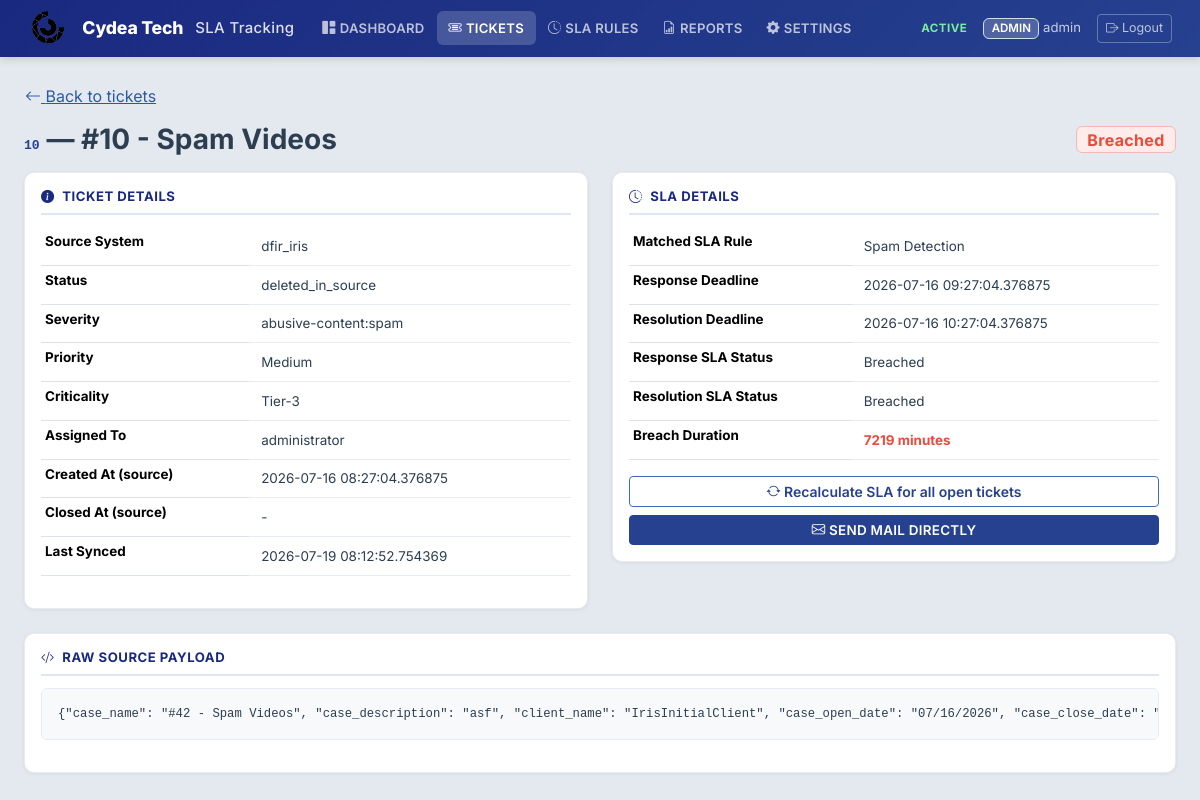
Screenshot of /tickets/10 (signed in) with the database file from the repository.
### models/user.py (models this page shows, shortened)
class User(UserMixin, db.Model):
    __tablename__ = "users"
    id = db.Column(db.Integer, primary_key=True)
    username = db.Column(db.String(80), unique=True, nullable=False, index=True)
    email = db.Column(db.String(255), unique=True, nullable=True)
    password_hash = db.Column(db.String(255), nullable=False)
    role = db.Column(db.String(20), nullable=False, default=ROLE_VIEWER)
    is_active_user = db.Column(db.Boolean, default=True, nullable=False)
    created_at = db.Column(db.DateTime, default=lambda: datetime.now(timezone.utc))
    reports_generated = db.relationship("Report", backref="generated_by_user", lazy="dynamic")
    def has_permission(self, permission):
        return permission in ROLE_PERMISSIONS.get(self.role, set())
    @property
    def is_active(self):
        return self.is_active_user

### models/ticket.py (models this page shows, shortened)
class Ticket(db.Model):
    __tablename__ = "tickets"
    id = db.Column(db.Integer, primary_key=True)
    client_id = db.Column(
        db.Integer, db.ForeignKey("clients.id"), nullable=True, index=True
    )
    external_id = db.Column(db.String(100), nullable=False, index=True)
    source_system = db.Column(db.String(50), nullable=False, default="dfir_iris", index=True)
    title = db.Column(db.String(500), nullable=True)
    status = db.Column(db.String(100), nullable=True, index=True)
    severity = db.Column(db.String(100), nullable=True, index=True)
    priority = db.Column(db.String(100), nullable=True, index=True)
    criticality = db.Column(db.String(100), nullable=True, index=True)
    assigned_to = db.Column(db.String(200), nullable=True, index=True)
    created_at_source = db.Column(db.DateTime, nullable=True)
    closed_at_source = db.Column(db.DateTime, nullable=True)
    response_deadline = db.Column(db.DateTime, nullable=True)
    resolution_deadline = db.Column(db.DateTime, nullable=True)
    response_sla_status = db.Column(db.String(50), nullable=True)
    resolution_sla_status = db.Column(db.String(50), nullable=True)
    sla_status = db.Column(db.String(50), nullable=True, default=SLA_NO_RULE, index=True)
    breach_duration_minutes = db.Column(db.Integer, nullable=True, default=0)
    sla_rule_id = db.Column(db.Integer, db.ForeignKey("sla_rules.id"), nullable=True)
    paused_at = db.Column(db.DateTime, nullable=True)
    total_paused_minutes = db.Column(db.Integer, nullable=False, default=0)
    near_breach_notified = db.Column(db.Boolean, default=False, nullable=False)
    breach_notified = db.Column(db.Boolean, default=False, nullable=False)
    raw_payload_json = db.Column(db.Text, nullable=True)
    last_synced_at = db.Column(db.DateTime, nullable=True)
    created_at = db.Column(db.DateTime, default=lambda: datetime.now(timezone.utc))
    updated_at = db.Column(
        db.DateTime,
        default=lambda: datetime.now(timezone.utc),
        onupdate=lambda: datetime.now(timezone.utc),
    )
    __table_args__ = (
        db.UniqueConstraint(
            "client_id", "source_system", "external_id",
            name="uq_client_source_external_id",
        ),
    )

### models/sla_rule.py (models this page shows, shortened)
class SLARule(db.Model):
    __tablename__ = "sla_rules"
    id = db.Column(db.Integer, primary_key=True)
    client_id = db.Column(
        db.Integer, db.ForeignKey("clients.id"), nullable=False, index=True
    )
    rule_name = db.Column(db.String(150), nullable=False)
    description = db.Column(db.Text, nullable=True)
    escalation_email = db.Column(db.String(255), nullable=True)
    created_by = db.Column(db.String(100), nullable=True)
    updated_by = db.Column(db.String(100), nullable=True)
    priority = db.Column(db.Integer, nullable=False, default=0)
    conditions = db.relationship(
        "SLARuleCondition",
        backref="sla_rule",
        cascade="all, delete-orphan",
        lazy="joined"
    )
    response_sla_minutes = db.Column(db.Integer, nullable=True)  # optional
    resolution_sla_minutes = db.Column(db.Integer, nullable=False)
    warning_threshold_percent = db.Column(db.Integer, nullable=False, default=80)
    business_hours_only = db.Column(db.Boolean, nullable=False, default=False)
    applies_to_status = db.Column(db.String(300), nullable=True)
    stop_status = db.Column(db.String(300), nullable=True)
    pause_status = db.Column(db.String(300), nullable=True)
    is_active = db.Column(db.Boolean, default=True, nullable=False, index=True)
    created_at = db.Column(db.DateTime, default=lambda: datetime.now(timezone.utc))
    updated_at = db.Column(
        db.DateTime,
        default=lambda: datetime.now(timezone.utc),
        onupdate=lambda: datetime.now(timezone.utc),
    )
    tickets = db.relationship("Ticket", backref="sla_rule", lazy="dynamic")

### routes/ticket_routes.py (the view)
@ticket_bp.route("/tickets/<int:ticket_id>")
@login_required
@permission_required("view_tickets")
def ticket_detail(ticket_id):
    ticket = Ticket.query.get_or_404(ticket_id)
    return render_template("ticket_detail.html", ticket=ticket)

### templates/ticket_detail.html (shortened to what this page needs)
{% extends "base.html" %}
{% block content %}
<a href="{{ url_for('tickets.ticket_list') }}" class="btn btn-link px-0 mb-2"><i class="bi bi-arrow-left"></i> Back to tickets</a>
<div class="d-flex justify-content-between align-items-center mb-3">
    <h3 class="mb-0">
        <code style="color: var(--blue-700);">{{ ticket.external_id }}</code> &mdash; {{ ticket.title }}
    </h3>
    <span class="badge bg-{{ sla_badge_color.get(ticket.sla_status, 'secondary') }} badge-sla fs-6">{{ ticket.sla_status or 'N/A' }}</span>
</div>
<div class="row g-4">
    <div class="col-lg-6">
        <div class="card p-3">
            <h6><i class="bi bi-info-circle-fill me-1"></i> Ticket Details</h6>
            <table class="table table-sm">
                <tr><th>Source System</th><td>{{ ticket.source_system }}</td></tr>
                <tr><th>Status</th><td>{{ ticket.status or '-' }}</td></tr>
                <tr><th>Severity</th><td>{{ severity_display(ticket.severity) }}</td></tr>
                <tr><th>Priority</th><td>{{ ticket.priority or '-' }}</td></tr>
                <tr><th>Criticality</th><td>{{ ticket.criticality or '-' }}</td></tr>
                <tr><th>Assigned To</th><td>{{ ticket.assigned_to or '-' }}</td></tr>
                <tr><th>Created At (source)</th><td>{{ ticket.created_at_source or '-' }}</td></tr>
                <tr><th>Closed At (source)</th><td>{{ ticket.closed_at_source or '-' }}</td></tr>
                <tr><th>Last Synced</th><td>{{ ticket.last_synced_at or '-' }}</td></tr>
            </table>
        </div>
    </div>
    <div class="col-lg-6">
        <div class="card p-3">
            <h6><i class="bi bi-clock-history me-1"></i> SLA Details</h6>
            <table class="table table-sm">
                <tr><th>Matched SLA Rule</th><td>{{ ticket.sla_rule.rule_name if ticket.sla_rule_id and ticket.sla_rule else 'No Matching Rule' }}</td></tr>
                <tr><th>Response Deadline</th><td>{{ ticket.response_deadline or '-' }}</td></tr>
                <tr><th>Resolution Deadline</th><td>{{ ticket.resolution_deadline or '-' }}</td></tr>
                <tr><th>Response SLA Status</th><td>{{ ticket.response_sla_status or '-' }}</td></tr>
                <tr><th>Resolution SLA Status</th><td>{{ ticket.resolution_sla_status or '-' }}</td></tr>
                <tr><th>Breach Duration</th><td>{% if ticket.breach_duration_minutes and ticket.breach_duration_minutes > 0 %}<span class="text-danger fw-bold">{{ ticket.breach_duration_minutes }} minutes</span>{% else %}{{ ticket.breach_duration_minutes or 0 }} minutes{% endif %}</td></tr>
            </table>
            <div class="d-grid gap-2">
                <form method="POST" action="{{ url_for('tickets.trigger_recalculate') }}" class="d-inline">
                    <button class="btn btn-outline-primary btn-sm w-100"><i class="bi bi-arrow-repeat"></i> Recalculate SLA for all open tickets</button>
                </form>
                <form method="POST" action="{{ url_for('tickets.send_mail_directly', ticket_id=ticket.id) }}" class="d-inline">
                    <button class="btn btn-primary btn-sm w-100"><i class="bi bi-envelope"></i> Send Mail Directly</button>
                </form>
            </div>
        </div>
    </div>
</div>
<div class="card p-3 mt-4">
    <h6><i class="bi bi-code-slash me-1"></i> Raw Source Payload</h6>
    <pre class="small p-3 rounded" style="max-height: 300px; overflow:auto;">{{ ticket.raw_payload_json or 'No raw payload stored.' }}</pre>
</div>
{% endblock %}

### templates/base.html (shortened to what this page needs)
<!DOCTYPE html>
<html lang="en">
<head>
    <link href="https://cdn.jsdelivr.net/npm/bootstrap@5.3.3/dist/css/bootstrap.min.css" rel="stylesheet">
    <link href="https://cdn.jsdelivr.net/npm/bootstrap-icons@1.11.3/font/bootstrap-icons.css" rel="stylesheet">
    <link rel="stylesheet" href="https://unpkg.com/leaflet@1.9.4/dist/leaflet.css"/>
    <link href="{{ url_for('static', filename='css/style.css') }}" rel="stylesheet">
</head>
<body>
{% if current_user.is_authenticated %}
<nav class="navbar navbar-expand-lg sticky-top">
    <div class="container-fluid">
        <a class="navbar-brand" href="{{ url_for('dashboard.index') }}">
            <img src="{{ url_for('static', filename='images/image.png') }}" alt="Cydea Tech Logo" style="height: 34px; max-width: 130px; object-fit: contain;" class="me-2">
            <span style="font-weight: 800; letter-spacing: -0.01em;">Cydea Tech</span>
            <span style="font-size: 0.85em; opacity: 0.85; font-weight: 500;" class="ms-1">SLA Tracking</span>
        </a>
        <div class="collapse navbar-collapse" id="navMenu">
            <ul class="navbar-nav me-auto mb-2 mb-lg-0">
                <li class="nav-item">
                    <a class="nav-link {% if request.endpoint == 'dashboard.index' %}active{% endif %}"
                       href="{{ url_for('dashboard.index') }}">
                       <i class="bi bi-grid-1x2-fill me-1"></i>Dashboard</a>
                </li>
                <li class="nav-item">
                    <a class="nav-link {% if request.endpoint and 'tickets.' in request.endpoint %}active{% endif %}"
                       href="{{ url_for('tickets.ticket_list') }}">
                       <i class="bi bi-ticket-detailed me-1"></i>Tickets</a>
                </li>
                {% if current_user.has_permission('manage_sla_rules') %}
                <li class="nav-item">
                    <a class="nav-link {% if request.endpoint and 'sla_rules.' in request.endpoint %}active{% endif %}"
                       href="{{ url_for('sla_rules.rule_list') }}">
                       <i class="bi bi-clock-history me-1"></i>SLA Rules</a>
                </li>
                {% endif %}
                {% if current_user.has_permission('view_reports') %}
                <li class="nav-item">
                    <a class="nav-link {% if request.endpoint and 'reports.' in request.endpoint %}active{% endif %}"
                       href="{{ url_for('reports.report_list') }}">
                       <i class="bi bi-file-earmark-bar-graph me-1"></i>Reports</a>
                </li>
                {% endif %}
                {% if current_user.has_permission('manage_iris_settings') %}
                <li class="nav-item">
                    <a class="nav-link {% if request.endpoint and 'settings.' in request.endpoint %}active{% endif %}"
                       href="{{ url_for('settings.settings_page') }}">
                       <i class="bi bi-gear-fill me-1"></i>Settings</a>
                </li>
                {% endif %}
            </ul>
            <div class="d-flex align-items-center gap-3">
                <span class="status-live"> Active</span>
                <span class="navbar-text">
                    <span class="badge bg-secondary">{{ current_user.role }}</span>
                    {{ current_user.username }}
                </span>
                <a href="{{ url_for('auth.logout') }}" class="btn btn-outline-light btn-sm">
                    <i class="bi bi-box-arrow-right"></i> Logout
                </a>
            </div>
        </div>
    </div>
</nav>
{% endif %}
<div class="container-fluid py-4 px-4">
    {% block content %}{% endblock %}
</div>
</body>
</html>

### static/css/style.css (style rules this page uses)
:root { --blue-900: #0f1a3e; --blue-800: #1a2980; --blue-700: #26418f; --blue-600: #2c5aa0; --blue-500: #3b6eb5; --blue-400: #5a8fd4; --blue-100: #dce6f5; --blue-50: #edf2fa; --bg-page: #e4e9f0; --bg-card: #ffffff; --bg-header: linear-gradient(135deg, #1a2980 0%, #26418f 100%); --text-dark: #2c3e50; --text-medium: #5a6a7e; --text-light: #8899aa; --text-on-blue: #ffffff; --border-color: #d5dde8; --border-light: #e8ecf1; --green: #27ae60; --green-light: #e8f8ef; --red: #e74c3c; --red-light: #fdecea; --amber: #f39c12; --amber-light: #fef9e7; --cyan: #3498db; --shadow-card: 0 1px 4px rgba(0, 0, 0, 0.06), 0 0 1px rgba(0, 0, 0, 0.04); --shadow-hover: 0 4px 12px rgba(0, 0, 0, 0.1); --radius-sm: 6px; --radius-md: 10px; --radius-lg: 14px; --font: 'Inter', -apple-system, 'Segoe UI', Roboto, sans-serif; }
*, *::before, *::after { box-sizing: border-box; }
body { background: var(--bg-page); color: var(--text-dark); font-family: var(--font); font-size: 14px; -webkit-font-smoothing: antialiased; }
h1, h2, h3, h4, h5, h6 { font-weight: 700; color: var(--text-dark); }
.navbar { background: var(--bg-header) !important; border: none; box-shadow: 0 2px 8px rgba(0, 0, 0, 0.15); padding: 0.4rem 1rem; }
.navbar-brand { font-weight: 800; font-size: 1.1rem; color: #ffffff !important; letter-spacing: 0.02em; display: flex; align-items: center; gap: 0.5rem; }
.navbar .nav-link { color: rgba(255, 255, 255, 0.7) !important; font-weight: 600; font-size: 0.82rem; letter-spacing: 0.02em; text-transform: uppercase; padding: 0.45rem 0.75rem !important; border-radius: var(--radius-sm); transition: all 0.15s ease; }
.navbar .nav-link.active { color: #ffffff !important; background: rgba(255, 255, 255, 0.18); }
.navbar-text { color: rgba(255, 255, 255, 0.75) !important; font-size: 0.82rem; }
.navbar .badge.bg-secondary { background: rgba(255, 255, 255, 0.2) !important; color: #ffffff !important; font-weight: 600; font-size: 0.72rem; text-transform: uppercase; }
.navbar .btn-outline-light { color: rgba(255, 255, 255, 0.7); border-color: rgba(255, 255, 255, 0.3); font-size: 0.78rem; }
.navbar .status-live { color: #7bed9f; font-size: 0.72rem; font-weight: 700; text-transform: uppercase; letter-spacing: 0.04em; }
.container-fluid.py-4.px-4 { max-width: 1480px; margin: 0 auto; padding-top: 1.25rem !important; }
.card { background: var(--bg-card); border: 1px solid var(--border-light); border-radius: var(--radius-md); box-shadow: var(--shadow-card); color: var(--text-dark); }
.card h6 { font-weight: 700; font-size: 0.82rem; color: var(--blue-800); text-transform: uppercase; letter-spacing: 0.04em; margin-bottom: 0.75rem; padding-bottom: 0.5rem; border-bottom: 2px solid var(--blue-100); }
.table { font-size: 0.84rem; --bs-table-bg: transparent; --bs-table-hover-bg: var(--blue-50); }
.table tbody td { padding: 0.55rem 0.75rem; vertical-align: middle; border-bottom-color: var(--border-light); color: var(--text-dark); }
.badge-sla { font-size: 0.72rem; font-weight: 700; padding: 0.3em 0.65em; letter-spacing: 0.02em; border-radius: var(--radius-sm); }
.badge.bg-danger { background: var(--red-light) !important; color: var(--red) !important; border: 1px solid #f5b7b1; }
.badge.bg-secondary { background: #f0f3f7 !important; color: var(--text-medium) !important; border: 1px solid var(--border-color); }
.btn-primary { background: var(--blue-700); border-color: var(--blue-700); color: #ffffff; font-weight: 600; font-size: 0.84rem; text-transform: uppercase; letter-spacing: 0.02em; }
.btn-outline-primary { border-color: var(--blue-500); color: var(--blue-700); font-weight: 600; }
.btn-link { color: var(--blue-600); }
pre { background: #f8f9fb !important; border: 1px solid var(--border-light); border-radius: var(--radius-sm); font-size: 0.8rem; color: var(--text-dark); }
code { color: var(--blue-700); font-size: 0.82rem; }
.text-danger { color: var(--red) !important; }
a { color: var(--blue-600); }

### rows the page displays
User: role "ADMIN", username "admin"
Ticket: external_id "10", title "#10 - Spam Videos", sla_status "Breached", source_system "dfir_iris", status "deleted_in_source", severity "abusive-content:spam", priority "Medium", criticality "Tier-3", assigned_to "administrator", created_at_source "2026-07-16 08:27:04.376875", closed_at_source "-", last_synced_at "2026-07-19 08:12:52.754369", response_deadline "2026-07-16 09:27:04.376875", resolution_deadline "2026-07-16 10:27:04.376875", response_sla_status "Breached", resolution_sla_status "Breached", breach_duration_minutes "7219", raw_payload_json "{\"case_name\": \"#42 - Spam Videos\", \"case_description\": \"asf\", \"client_name\": \"IrisInitialClient\", \"case_open_date\": \"07/16/2026\", \"case_close_date\":…"
SLARule: sla_rule "Spam Detection"
